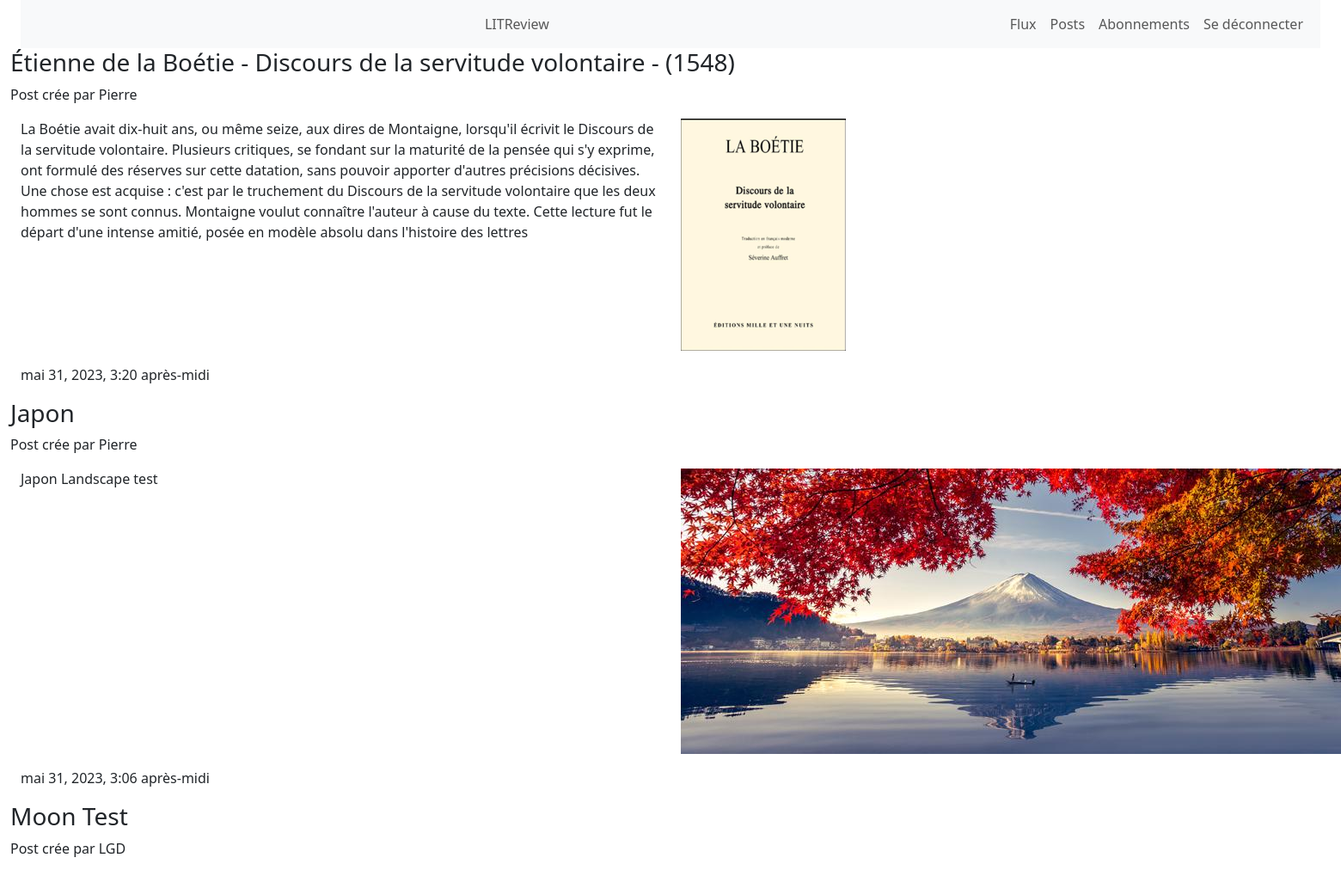
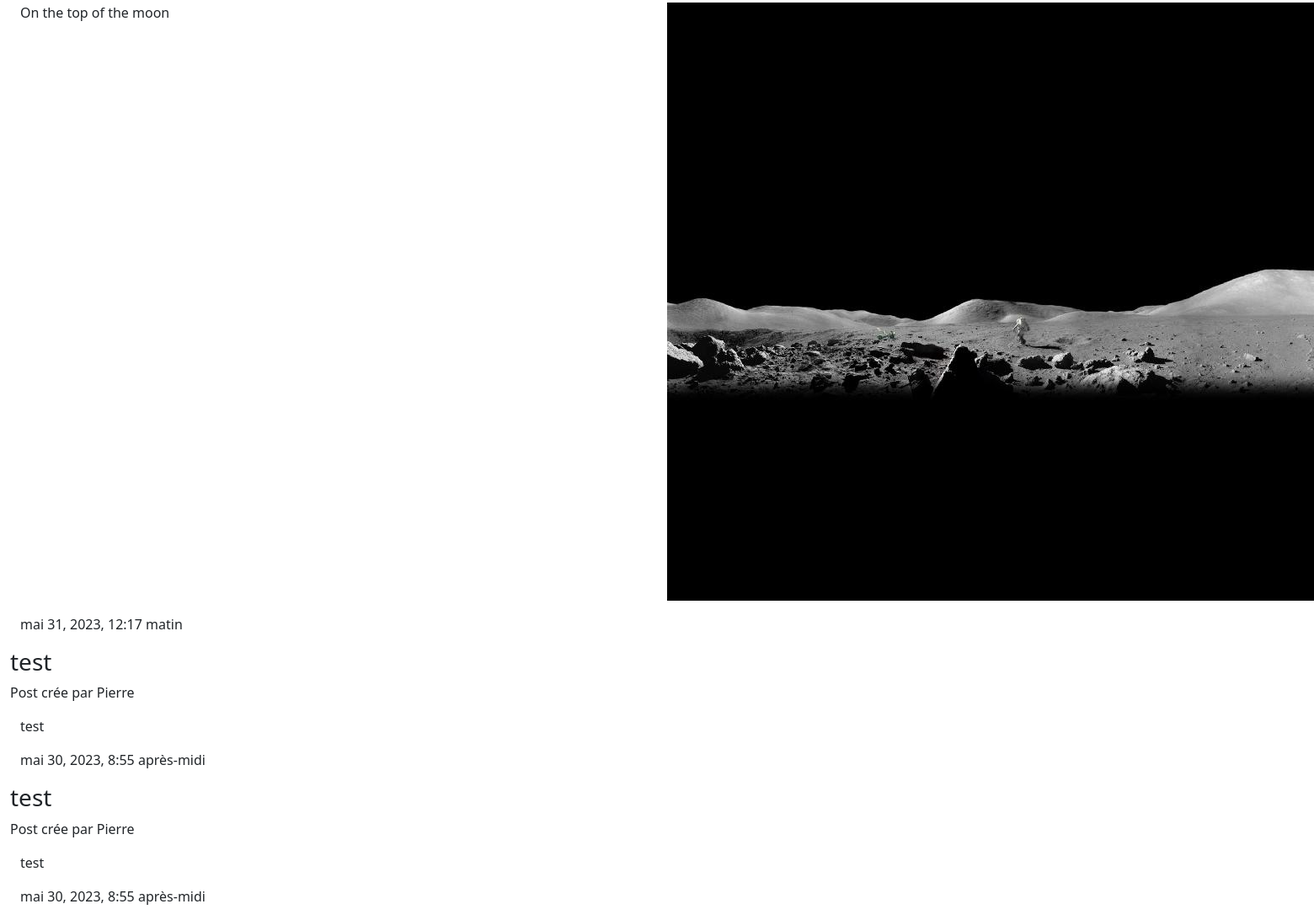
/posts/ (signed in), run on the app's committed database (2 pictures, top to bottom).
### blog/models.py (models this page shows, shortened)
class Ticket(models.Model):
    title = models.CharField(
        max_length=128, verbose_name='Titre', default=None)
    description = models.TextField(max_length=2048, blank=True)
    user = models.ForeignKey(settings.AUTH_USER_MODEL,
                             on_delete=models.CASCADE, blank=True)
    image = models.ImageField(null=True, blank=True, upload_to="image/")
    time_created = models.DateTimeField(
        auto_now=True)
    IMAGE_MAX_SIZE = (708, 270)

### authenticate/models.py (models this page shows)
class User(AbstractUser):
    pass

### blog/views.py (the view)
# urls.py: path('posts/', blog.views.post_list, name='posts-lit')
@login_required
def post_list(request):
    posts = models.Ticket.objects.all().order_by('-time_created')
    return render(request, "blog/posts.html", context={"posts": posts})

### blog/templates/blog/posts.html
{% extends "base.html" %}
{% block content %}
{% for post in posts %}
    <div>
        <h3>
            {{post.title}}
        </h3>
        <p>Post crée par {{post.user}}</p>
        <div class="container-fluid">
            <div class="row">
                <div class="col-sm-6">
                    <p>
                        {{post.description}}
                    </p>
                </div>
                <div class="col-sm-6">
                    {% if post.image %}
                        <p>
                            <img src = '{{post.image.url}}'>
                        </p>
                    {% endif %}
                </div>
                <p>
                    {{post.time_created}}
                </p>
        </div>
    </div>
{% endfor %}
{% endblock content %}

### templates/base.html (shortened to what this page needs)
<!DOCTYPE html>
<html lang="fr">
<head>
    <link href="https://cdn.jsdelivr.net/npm/bootstrap@5.3.0-alpha3/dist/css/bootstrap.min.css" rel="stylesheet">
    {% include 'navbar.html' %}
</head>
<body class="container-fluid">
    {% block content %} {% endblock content%}
</body>
</html>

### templates/navbar.html (shortened to what this page needs)
{% if user.is_authenticated %}
<div class="container-fluid">
    <nav class="navbar navbar-expand-lg bg-light navbar-light ">
        <div class="container-fluid">
            <ul class="navbar-nav ms-auto justify-content-center">
                <li class="nav-item  ">
                    <a class="nav-link" >LITReview</a>
                </li>
            </ul>
            <ul class="navbar-nav ms-auto">
                <li class="nav-item">
                    <a class="nav-link" href="#">Flux</a>
                </li>
                <li class="nav-item">
                    <a class="nav-link" href="#">Posts</a>
                </li>
                <li class="nav-item">
                    <a class="nav-link" href="#">Abonnements</a>
                </li>
                <li class="nav-item">
                    <a class="nav-link" href="{% url 'logout' %}">Se déconnecter</a>
                </li>
            </ul>
        </div>
    </nav>
</div>
{% endif %}

### data on the page
Ticket: title "Étienne de la Boétie - Discours de la servitude volontaire - (1548)", user "Pierre", description "La Boétie avait dix-huit ans, ou même seize, aux dires de Montaigne, lorsqu'il écrivit le Discours de la servitude volontaire. Plusieurs critiques, se fondant sur la maturité de la pensée qui s'y exprime, ont formulé des réserves sur cette datation, sans pouvoir apporter d'autres précisions décisives. Une chose est acquise : c'est par le truchement du Discours de la servitude volontaire que les deux hommes se sont connus. Montaigne voulut connaître l'auteur à cause du texte. Cette lecture fut le départ d'une intense amitié, posée en modèle absolu dans l'histoire des lettres", image (picture), time_created "mai 31, 2023, 3:20 après-midi"
Ticket: title "Japon", user "Pierre", description "Japon Landscape test", image (picture), time_created "mai 31, 2023, 3:06 après-midi"
Ticket: title "Moon Test", user "LGD", description "On the top of the moon", image (picture), time_created "mai 31, 2023, 12:17 matin"
Ticket: title "test", user "Pierre", description "test", time_created "mai 30, 2023, 8:55 après-midi"
Ticket: title "test", user "Pierre", description "test", time_created "mai 30, 2023, 8:55 après-midi"
